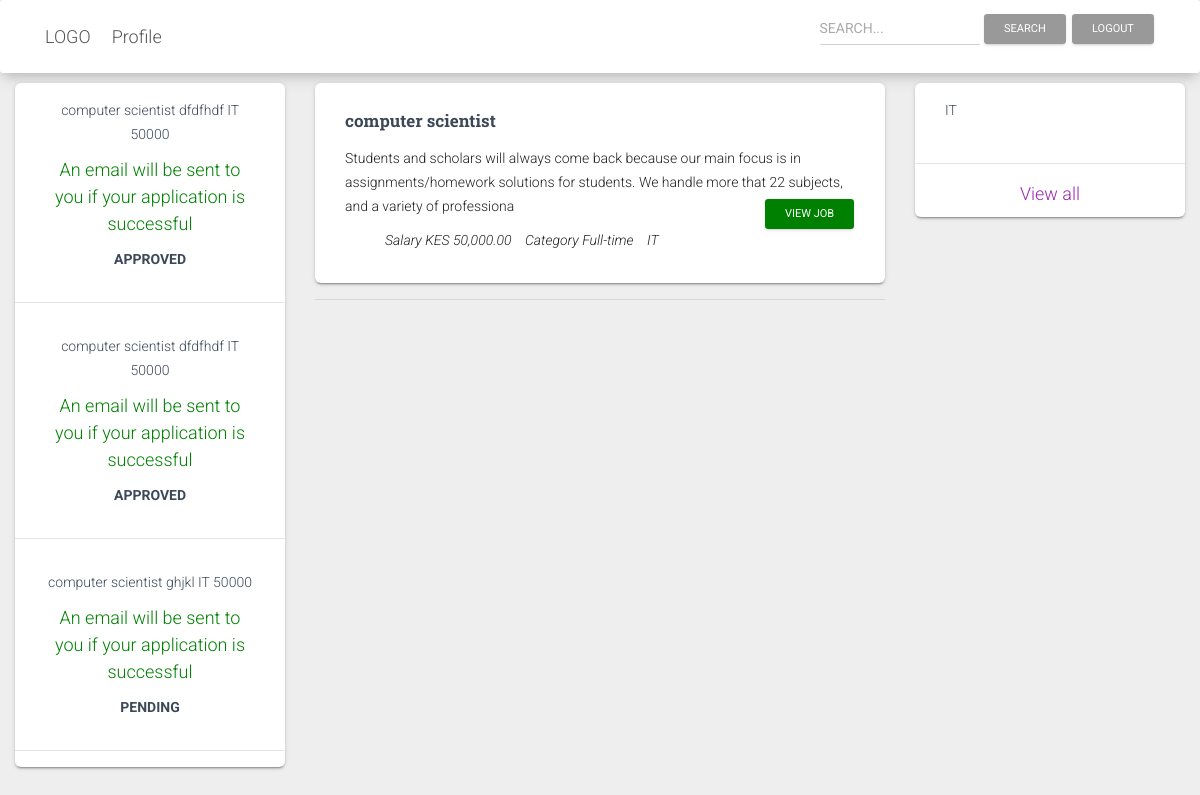
The app's page /joblisting/home.php?category=IT (signed in) with its own data.
### tables this page shows
CREATE TABLE `submited_cvs` (
  `submited_cvs_id` int(10) NOT NULL,
  `user_id` int(100) NOT NULL,
  `jobs_id` int(10) NOT NULL,
  `userdescription` text NOT NULL,
  `cv` text NOT NULL,
  `hire` int(11) NOT NULL DEFAULT '0'
);

CREATE TABLE `jobs` (
  `jobs_id` int(10) NOT NULL,
  `jobtitle` text NOT NULL,
  `jobcategory` text NOT NULL,
  `jobdescription` longtext NOT NULL,
  `jobpages` varchar(5) NOT NULL,
  `jobduration` varchar(10) NOT NULL,
  `jobcost` varchar(50) NOT NULL
);

### joblisting/app/sessionconfig/headersession.php (called while the page is built, shortened)
<?php
	require_once 'api/classfile/class.user.php';
	$auth_user = new USER();
	@$user_id = $_SESSION['user_session'];
?>

### joblisting/api/classfile/class.user.php (called while the page is built, shortened)
<?php
class USER
{
	private $conn;
	public function __construct()
	{
		$database = new Database();
		$db = $database->dbConnection();
		$this->conn = $db;
    }
	public function runQuery($sql)
	{
		$stmt = $this->conn->prepare($sql);
		return $stmt;
	}
}
?>

### joblisting/home.php (the view, shortened to what this page needs)
<?php require_once 'app/sessionconfig/headersession.php'; ?>
<?php require_once 'api/includer.php'; ?>
<!DOCTYPE html>
<html lang="en">
<head>
  <link rel="stylesheet" href="https://maxcdn.bootstrapcdn.com/font-awesome/latest/css/font-awesome.min.css">
  <link href="assets/css/material-kit.css?v=2.0.5" rel="stylesheet" />
  <link href="assets/demo/demo.css" rel="stylesheet" />
</head>
<body class="profile-page sidebar-collapse">
  <nav class="navbar  navbar-expand-lg" color-on-scroll="100" id="sectionsNav">
    <div class="container">
      <div class="navbar-translate">
        <ul class="navbar-nav ml-auto" style="width:100%;">
          <li class=" nav-item" style="float:left;">
            <a class="navbar-brand" href="index.php">
            LOGO </a>
          </li>
          <li class=" nav-item" style="float:left;">
            <a class="navbar-brand" href="profile.php">
            Profile </a>
          </li>
        </ul>
      </div>
<form method="get" >
<div class="row ">
<div class="col-sm-12">
  <div class="form-group bmd-form-group is-filled">
    <input type="text" name="search" id="search" placeholder="SEARCH..."  class="form-control">
  </div>
    <button class="btn btn-sm" type="submit" name="postsearch" id="postsearch">Search</button>
                <a class="btn btn-sm" href="logout.php?logout=true">Logout </a>
</div>
</div>
</form>
    </div>
  </nav>
  <div class="">
    <div class="profile-content" style="margin-top:-40px;">
      <div class="col-md-12">
        <div class="row">
          <div class="col-md-3">
            <div class="card card-blog">
              <div class="card-image">
<?php
$stmt = $auth_user->runQuery("SELECT * FROM submited_cvs LEFT JOIN jobs ON `submited_cvs`.`jobs_id`=`jobs`.`jobs_id` WHERE user_id='$user_id' ");
$stmt->execute(array());
$submited_cvs=$stmt->fetchAll(PDO::FETCH_OBJ);
foreach ($submited_cvs as $submited_cvs) {
  ?>
                <div class="card-footer ">
                  <div class="author">
                    <a href="book">
                      <center>
                        <p><?php echo $submited_cvs->jobtitle; ?>
                      <?php echo $submited_cvs->userdescription; ?>
                      <?php echo $submited_cvs->jobcategory; ?>
                      <?php echo $submited_cvs->jobcost; ?></p>
                      <h4 style="color:green;">An email will be sent to you if your application is successful</h4>
                      </center>
<center>
  <?php
if ($submited_cvs->hire == 0) {
  ?><center><b><?php echo "PENDING"; ?></b></center><?php
}else{
  ?><center><b><?php echo "APPROVED"; ?></b></center><?php
}
?>
</center>
                    </a>
                  </div>
                </div><hr />
  <?php
}
?>
              </div>
            </div>
          </div>
          <div class="col-md-6">
<?php
if (isset($_GET['category'])) {
  $category = $_GET['category'];
  ?>
  <?php
$stmt = $auth_user->runQuery("SELECT * FROM jobs where `jobcategory`='$category' ");
$stmt->execute(array());
$jobs=$stmt->fetchAll(PDO::FETCH_OBJ);
foreach ($jobs as $jobs) {
?>
            <div class="card card-blog" style="margin-bottom:0px;">
              <div class="card-body">
                <h5 class="card-title">
                  <a href="#pablo"><?php echo $jobs->jobtitle; ?></a>
                </h5>
                <p>
                  <?php echo $jobs->jobdescription; ?> <a href="job.php?jobid=<?php echo $jobs->jobs_id; ?>"><button class="btn btn-sm pull-right" style="background:green;">View job</button></a>
                </p>
                <ul>
                  <li style="margin-right:10px;"><i>Salary KES <?php echo number_format($jobs->jobcost, 2); ?> </i></li>
                  <li style="margin-right:10px;"><i>Category <?php echo $jobs->jobduration; ?> </i></li>
                  <li style="margin-right:10px;"><i> <?php echo $jobs->jobcategory; ?> </i></li>
                </ul>
              </div>
            </div>
            <?php
          }
          ?>
  <?php
}
?>
<hr />
          </div>
          <div class="col-md-3">
            <div class="card card-blog">
              <div class="">
<?php
$stmt = $auth_user->runQuery("SELECT * FROM jobs GROUP BY jobcategory ");
$stmt->execute(array());
$jobs=$stmt->fetchAll(PDO::FETCH_OBJ);
foreach ($jobs as $jobs) {
  ?>
                <div class="card-footer ">
                  <div class="author">
                    <a href="home.php?category=<?php echo urldecode($jobs->jobcategory); ?>">
                        <p><?php echo $jobs->jobcategory; ?>
                    </a>
                  </div>
                </div><hr />
  <?php
}
?>
              <center><h4><a href="home.php">View all</a>   </h4></center>
              </div>
            </div>
          </div>
        </div>
      </div>
    </div>
  </div>
</body>
</html>

### joblisting/home.php (style rules this page uses)
ul li { display:inline-block;margin-right:5px; }

### records on screen
submited_cvs: jobs.jobtitle "computer scientist", userdescription "dfdfhdf", jobs.jobcategory "IT", jobs.jobcost "50000", hire "APPROVED"
submited_cvs: jobs.jobtitle "computer scientist", userdescription "dfdfhdf", jobs.jobcategory "IT", jobs.jobcost "50000", hire "APPROVED"
submited_cvs: jobs.jobtitle "computer scientist", userdescription "ghjkl", jobs.jobcategory "IT", jobs.jobcost "50000", hire "PENDING"
jobs: jobtitle "computer scientist", jobdescription "Students and scholars will always come back because our main focus is in assignments/homework solutions for students. We handle more that 22 subjects, and a variety of professiona", jobcost "50,000.00", jobduration "Full-time", jobcategory "IT"
